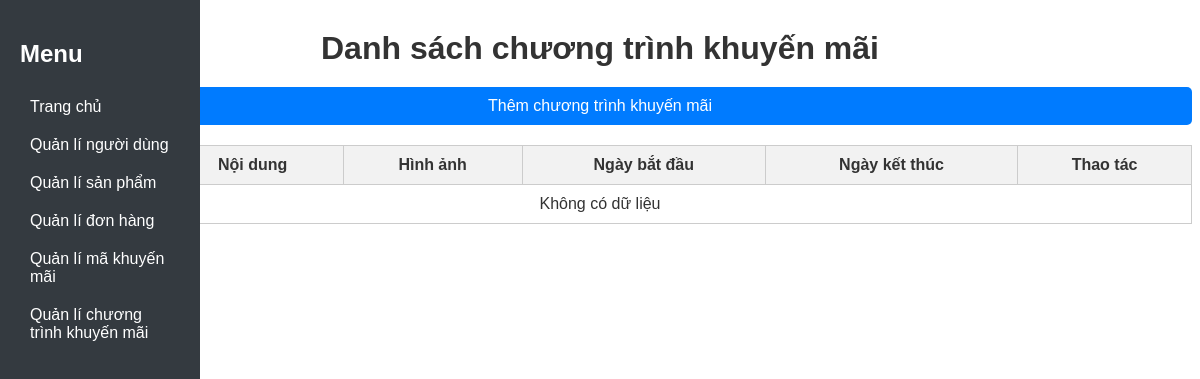
Before: /layout/display_promotions.php with the older database file.
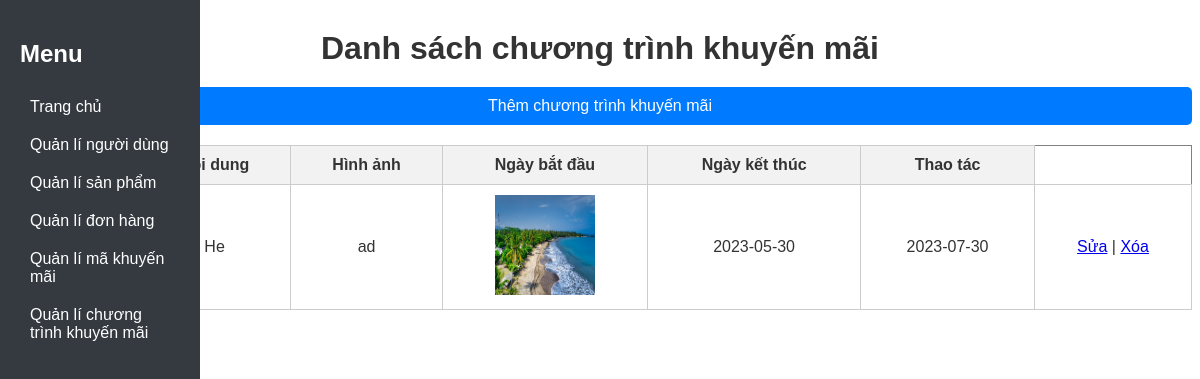
After: the same page with the newer database file.
### tables this page shows
CREATE TABLE `promotions` (
  `id_promotions` int(11) NOT NULL,
  `title` varchar(255) NOT NULL,
  `content` text NOT NULL,
  `image_path` varchar(255) NOT NULL,
  `start_date` date NOT NULL,
  `end_date` date NOT NULL
);

### layout/display_promotions.php (the view, shortened to what this page needs)
<!DOCTYPE html>
<html>
<head>
    <link rel="stylesheet" href="/css/display_promotions.css">
</head>
<body>
    <nav class="vertical navigation">
        <h2 style=color:#fff;>Menu</h2>
        <ul>
            <li><a href="/index.php">Trang chủ </a></li>
            <li><a href="display_users.php">Quản lí người dùng</a></li>
            <li><a href="display_laptop.php">Quản lí sản phẩm</a></li>
            <li><a href="display_order.php">Quản lí đơn hàng</a></li>
            <li><a href="display_khuyen_mai.php">Quản lí mã khuyến mãi</a></li>
            <li><a href="display_promotions.php">Quản lí chương trình khuyến mãi</a></li>
        </ul>
    </nav>
    <h1>Danh sách chương trình khuyến mãi</h1>
<a class="add_promotions" href="add_promotions.php">Thêm chương trình khuyến mãi</a>
    <table border="1">
        <tr>
            <th>Tiêu đề</th>
            <th>Nội dung</th>
            <th>Hình ảnh</th>
            <th>Ngày bắt đầu</th>
            <th>Ngày kết thúc</th>
            <th>Thao tác</th>
        </tr>
        <?php
        include 'connect.php';
        $sql = "SELECT * FROM promotions";
        $result = $conn->query($sql);
        if ($result->num_rows > 0) {
            while ($row = $result->fetch_assoc()) {
                echo "<tr>";
                echo "<td>" . $row['id_promotions'] . "</td>";
                echo "<td>" . $row['title'] . "</td>";
                echo "<td>" . $row['content'] . "</td>";
                echo "<td><img src='/action/" . $row['image_path'] . "' height='100' width='100'></td>";
                echo "<td>" . $row['start_date'] . "</td>";
                echo "<td>" . $row['end_date'] . "</td>";
                echo "<td><a href='edit_promotions.php?id=" . $row['id_promotions'] . "'>Sửa</a> | <a href='/action/delete_promotions.php?id=" . $row['id_promotions'] . "'>Xóa</a></td>";
                echo "</tr>";
            }
        } else {
            echo "<tr><td colspan='7'>Không có dữ liệu</td></tr>";
        }
        ?>
    </table>
    <br>
</body>
</html>

Changed rows visible on the page:
added promotions: title "He", content "ad", image_path (picture), start_date "2023-05-30", end_date "2023-07-30"
Other visible differences:
text no longer shown: "Không có dữ liệu"
